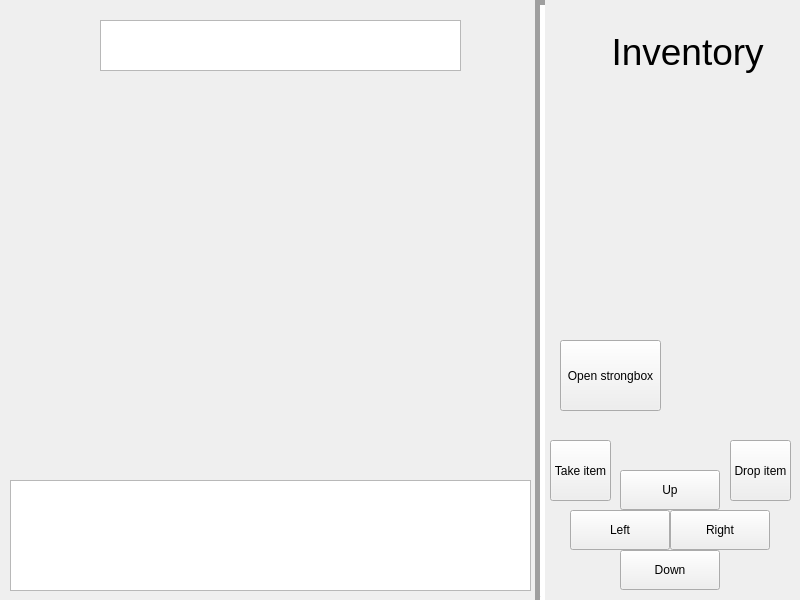
<?xml version="1.0" encoding="UTF-8"?>
<ui version="4.0">
 <class>MainWindow</class>
 <widget class="QMainWindow" name="MainWindow">
  <property name="geometry">
   <rect>
    <x>0</x>
    <y>0</y>
    <width>800</width>
    <height>600</height>
   </rect>
  </property>
  <property name="windowTitle">
   <string>MainWindow</string>
  </property>
  <widget class="QWidget" name="centralwidget">
   <widget class="QPushButton" name="Down">
    <property name="geometry">
     <rect>
      <x>620</x>
      <y>550</y>
      <width>100</width>
      <height>40</height>
     </rect>
    </property>
    <property name="text">
     <string>Down</string>
    </property>
   </widget>
   <widget class="QPushButton" name="Left">
    <property name="geometry">
     <rect>
      <x>570</x>
      <y>510</y>
      <width>100</width>
      <height>40</height>
     </rect>
    </property>
    <property name="text">
     <string>Left</string>
    </property>
   </widget>
   <widget class="QPushButton" name="Right">
    <property name="geometry">
     <rect>
      <x>670</x>
      <y>510</y>
      <width>100</width>
      <height>40</height>
     </rect>
    </property>
    <property name="text">
     <string>Right</string>
    </property>
   </widget>
   <widget class="QPushButton" name="Up">
    <property name="geometry">
     <rect>
      <x>620</x>
      <y>470</y>
      <width>100</width>
      <height>40</height>
     </rect>
    </property>
    <property name="text">
     <string>Up</string>
    </property>
   </widget>
   <widget class="QWidget" name="gridLayoutWidget">
    <property name="geometry">
     <rect>
      <x>550</x>
      <y>0</y>
      <width>241</width>
      <height>431</height>
     </rect>
    </property>
    <layout class="QGridLayout" name="inventaire">
     <property name="leftMargin">
      <number>0</number>
     </property>
     <item row="3" column="0">
      <widget class="QLabel" name="item5">
       <property name="text">
        <string/>
       </property>
      </widget>
     </item>
     <item row="2" column="0">
      <widget class="QLabel" name="item3">
       <property name="text">
        <string/>
       </property>
      </widget>
     </item>
     <item row="1" column="0">
      <widget class="QLabel" name="item1">
       <property name="enabled">
        <bool>true</bool>
       </property>
       <property name="text">
        <string/>
       </property>
      </widget>
     </item>
     <item row="2" column="1">
      <widget class="QLabel" name="item4">
       <property name="text">
        <string/>
       </property>
      </widget>
     </item>
     <item row="3" column="1">
      <widget class="QLabel" name="item6">
       <property name="text">
        <string/>
       </property>
      </widget>
     </item>
     <item row="1" column="1">
      <widget class="QLabel" name="item2">
       <property name="text">
        <string/>
       </property>
      </widget>
     </item>
     <item row="0" column="0" colspan="2">
      <widget class="QLabel" name="inventairename">
       <property name="font">
        <font>
         <pointsize>28</pointsize>
         <underline>false</underline>
        </font>
       </property>
       <property name="text">
        <string>      Inventory</string>
       </property>
      </widget>
     </item>
    </layout>
   </widget>
   <widget class="QLabel" name="photo">
    <property name="geometry">
     <rect>
      <x>20</x>
      <y>130</y>
      <width>510</width>
      <height>320</height>
     </rect>
    </property>
    <property name="text">
     <string/>
    </property>
   </widget>
   <widget class="Line" name="line">
    <property name="geometry">
     <rect>
      <x>490</x>
      <y>0</y>
      <width>101</width>
      <height>601</height>
     </rect>
    </property>
    <property name="lineWidth">
     <number>5</number>
    </property>
    <property name="orientation">
     <enum>Qt::Vertical</enum>
    </property>
   </widget>
   <widget class="QTextEdit" name="RoomNameText">
    <property name="geometry">
     <rect>
      <x>100</x>
      <y>20</y>
      <width>361</width>
      <height>51</height>
     </rect>
    </property>
    <property name="font">
     <font>
      <pointsize>20</pointsize>
     </font>
    </property>
   </widget>
   <widget class="QTextEdit" name="story">
    <property name="geometry">
     <rect>
      <x>10</x>
      <y>480</y>
      <width>521</width>
      <height>111</height>
     </rect>
    </property>
   </widget>
   <widget class="QPushButton" name="Takebutton">
    <property name="geometry">
     <rect>
      <x>550</x>
      <y>440</y>
      <width>61</width>
      <height>61</height>
     </rect>
    </property>
    <property name="text">
     <string>Take item</string>
    </property>
   </widget>
   <widget class="QPushButton" name="Dropbutton">
    <property name="geometry">
     <rect>
      <x>730</x>
      <y>440</y>
      <width>61</width>
      <height>61</height>
     </rect>
    </property>
    <property name="text">
     <string>Drop item</string>
    </property>
   </widget>
   <widget class="QPushButton" name="strongbox">
    <property name="geometry">
     <rect>
      <x>560</x>
      <y>340</y>
      <width>101</width>
      <height>71</height>
     </rect>
    </property>
    <property name="text">
     <string>Open strongbox</string>
    </property>
   </widget>
  </widget>
 </widget>
 <resources/>
 <connections/>
</ui>
